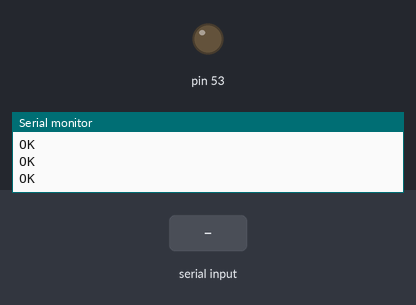
This sketch was run on a simulated Arduino Mega 2560, built with avr-gcc and run on an emulated ATmega2560. On the bench: output pins drawn as LEDs (lit = HIGH), the last lines printed to the serial monitor. The test bench sets the inputs (shaded band). The modem accepts every AT command (registered, SIM ready, sends succeed) and sends nothing else.

Above: at 11.6 s.
11.7 s: "ON" received over the second serial link
At 12.9 s:
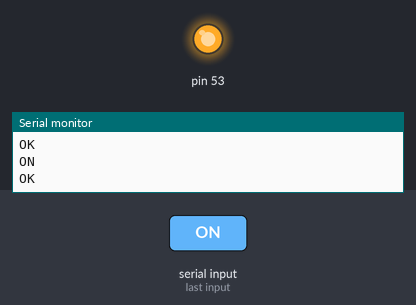
13.2 s: "OFF" received over the second serial link
At 14.4 s:
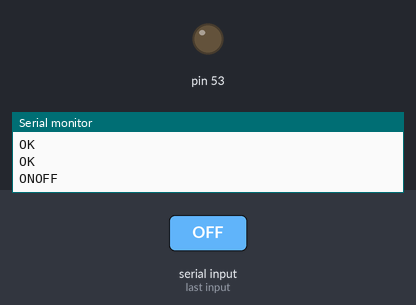
Timing chart, 0 to 16.2 s (numbered marks = the images above; inputs shaded):
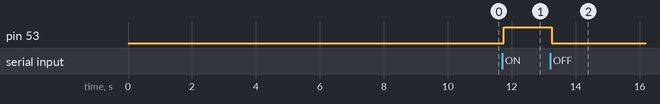

The sketch:

SMS_READ.ino
```cpp
#include <SoftwareSerial.h>
char inchar; //Will hold the incoming character from the serial port.
//SoftwareSerial Serial1(2,3); //Create a 'fake' serial port. Pin 2 is the Rx pin, pin 3 is the Tx pin.
String readString;
 int led1 = 13;
 int flag=0;

 void setup()
 {
     Serial.begin(9600);
     Serial.println("Setup_begin");
     // Prepare the digital output pins
     pinMode(53, OUTPUT);
     digitalWrite(53, LOW);

     //Initialize GSM module serial port for communication.
     Serial1.begin(2400);
     delay(10000); // Give time for GSM module to register on network, etc.
     Serial1.println("AT+CMGF=1"); // Set SMS mode to text
     delay(200);
     Serial1.println("AT+CNMI=2,2,0,0,0"); // Set module to send SMS data to serial out upon receipt
     delay(200);
     Serial.println("Setup_end");
 }

 void loop()
 {
    while(Serial1.available() > 0) {inchar = Serial1.read(); readString+=inchar ;delay(10);}
    Serial.print(readString);  /// Declare a string    " String readString; "
    for (int i=0; i<200; i++)
    {
        if(readString.substring(i,i+2)=="ON")
        {  flag=1;

        // break;
        }
      else if(readString.substring(i,i+3)=="OFF")
        {
        flag=2;
         //break;
        }
    }


    if (flag==1)
    {
       digitalWrite(53,HIGH);
    }
    else if(flag==2)
    {
       digitalWrite(53,LOW);
    }
 }
```

Measured:
- after the input at 11.7 s, pin 53: LOW → HIGH after 0.05 s
- after the input at 13.2 s, pin 53: HIGH → LOW after 0.05 s
